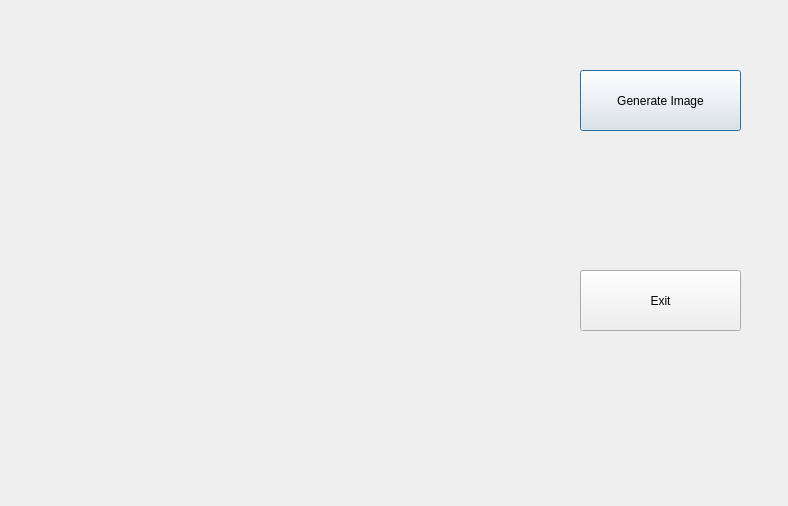
<?xml version="1.0" encoding="UTF-8"?>
<ui version="4.0">
 <class>Dialog</class>
 <widget class="QDialog" name="Dialog">
  <property name="geometry">
   <rect>
    <x>0</x>
    <y>0</y>
    <width>788</width>
    <height>506</height>
   </rect>
  </property>
  <property name="windowTitle">
   <string>Image Initialization</string>
  </property>
  <widget class="QLabel" name="label">
   <property name="geometry">
    <rect>
     <x>30</x>
     <y>40</y>
     <width>512</width>
     <height>424</height>
    </rect>
   </property>
   <property name="text">
    <string/>
   </property>
   <property name="pixmap">
    <pixmap>init_images/Kinect_Img-20211222-210418.png</pixmap>
   </property>
  </widget>
  <widget class="QPushButton" name="pushButton_2">
   <property name="geometry">
    <rect>
     <x>580</x>
     <y>70</y>
     <width>161</width>
     <height>61</height>
    </rect>
   </property>
   <property name="text">
    <string>Generate Image</string>
   </property>
  </widget>
  <widget class="QPushButton" name="pushButton_3">
   <property name="geometry">
    <rect>
     <x>580</x>
     <y>270</y>
     <width>161</width>
     <height>61</height>
    </rect>
   </property>
   <property name="text">
    <string>Exit</string>
   </property>
  </widget>
 </widget>
 <resources/>
 <connections/>
</ui>
